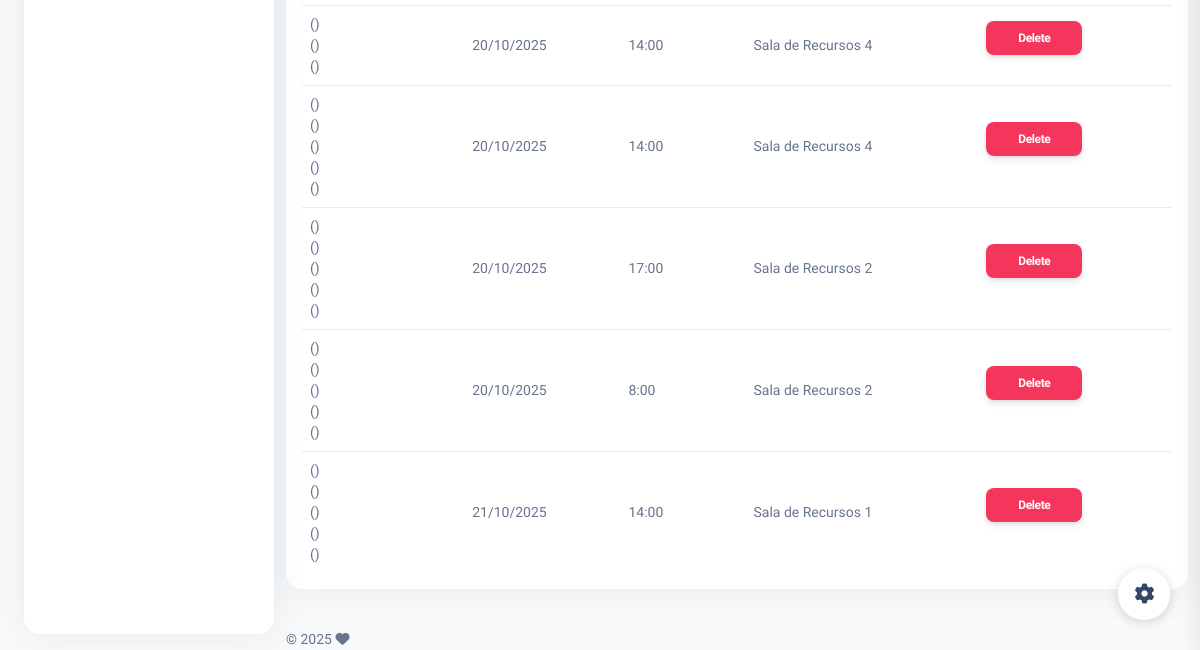
Before: / (lower part) with the older database file.
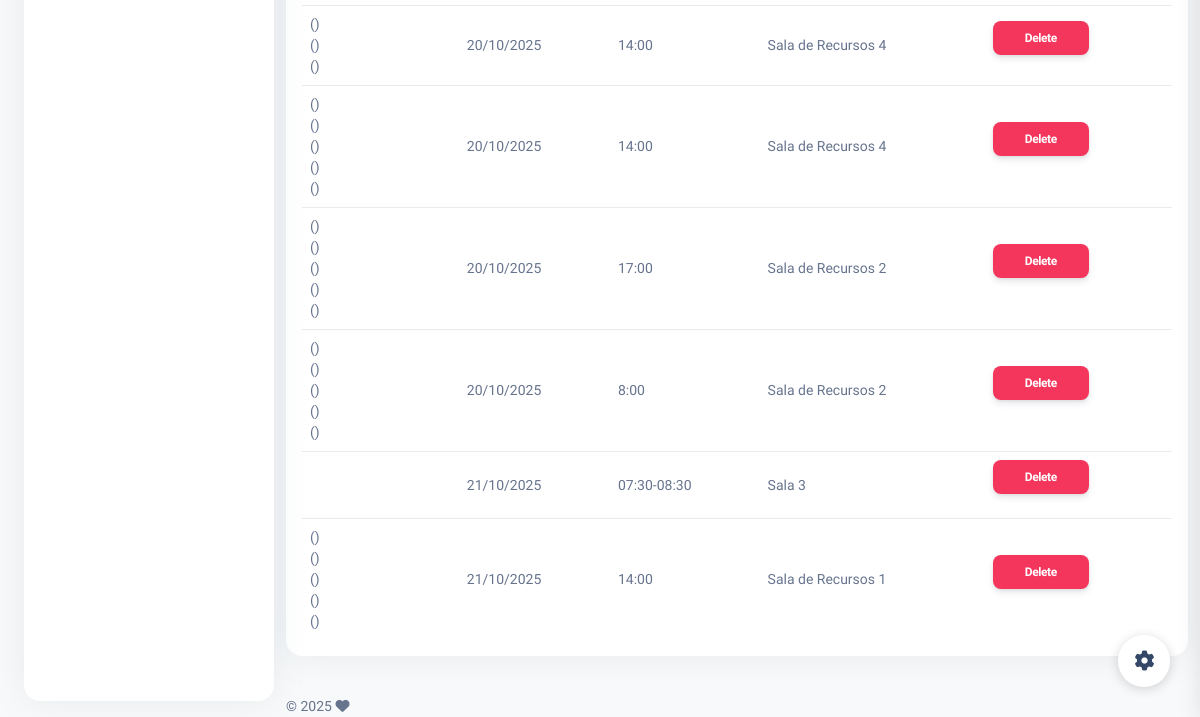
After: the same page with the newer database file.
### schedule/models.py (models this page shows, shortened)
class Student(models.Model):
    user = models.OneToOneField(User, on_delete=models.CASCADE)
    enrollment_number = models.CharField(max_length=20, unique=True)
    parent = models.CharField(max_length=150, null=True, blank=True)
    course = models.CharField(max_length=150, null=True, blank=True)
    def __str__(self):
        return f"{self.user.name} - {self.enrollment_number}"

class Session(models.Model):
    date = models.DateField()
    time = models.CharField(null=True, blank=True)
    place = models.CharField(max_length=150, null=True, blank=True)
    notes = models.TextField(null=True, blank=True)
    students = models.ManyToManyField(Student, through='SessionAttendance', related_name="sessions")

### schedule/views.py (the view)
# urls.py: path('', views.index, name='index'),
def index(request):
    if request.method == "POST":
        form = SessionForm(request.POST)
        if form.is_valid():
            form.save()
            return redirect('index')
    else:
        form = SessionForm()
    sessions = Session.objects.all().order_by('date', 'time')
    students = Student.objects.count()
    all_students = Student.objects.all()
    now = datetime.now().date()
    today_sessions_count = Session.objects.filter(date=now).count()
    context = {
        'sessions': sessions,
        'students': students,
        'today_sessions': today_sessions_count,
        'all_students': all_students,
    }
    return render(request, 'dashboard.html', {'form': form, 'context': context})

### templates/dashboard.html (shortened to what this page needs)
{% extends '_base.html' %} {% load static %} {% block content %}
<div class="container-fluid py-4">
  <div class="row mt-4">
    <div class="col-12 mt-4">
      <div class="card h-100">
        <div class="card-body p-3">
          <div class="table-responsive">
            <table class="table align-items-center mb-0">
              <tbody>
                {% for session in context.sessions %}
                  <tr>
                    <td class="text-sm">
                      {% for student in session.students.all %}
                        {{ student.name }} ({{ student.email }}){% if not forloop.last %}<br>{% endif %}
                      {% endfor %}
                    </td>
                    <td class="text-sm">{{ session.date|date:"d/m/Y" }}</td>
                    <td class="text-sm">{{ session.time}}</td>
                    <td class="text-sm">{{ session.place }}</td>
                    <td class="text-sm">
                      <a
                        href="{% url 'delete_session' session.id %}"
                        class="btn btn-danger btn-sm"
                        >Delete</a
                      >
                    </td>
                  </tr>
                {% empty %}
                  <tr>
                    <td colspan="5" class="text-center text-muted">
                      No appointments found.
                    </td>
                  </tr>
                {% endfor %}
              </tbody>
            </table>
          </div>
        </div>
      </div>
    </div>
          </div>
        </div>
{% endblock content %}

Changed rows visible on the page:
added Session: date "21/10/2025", time "07:30-08:30", place "Sala 3"
